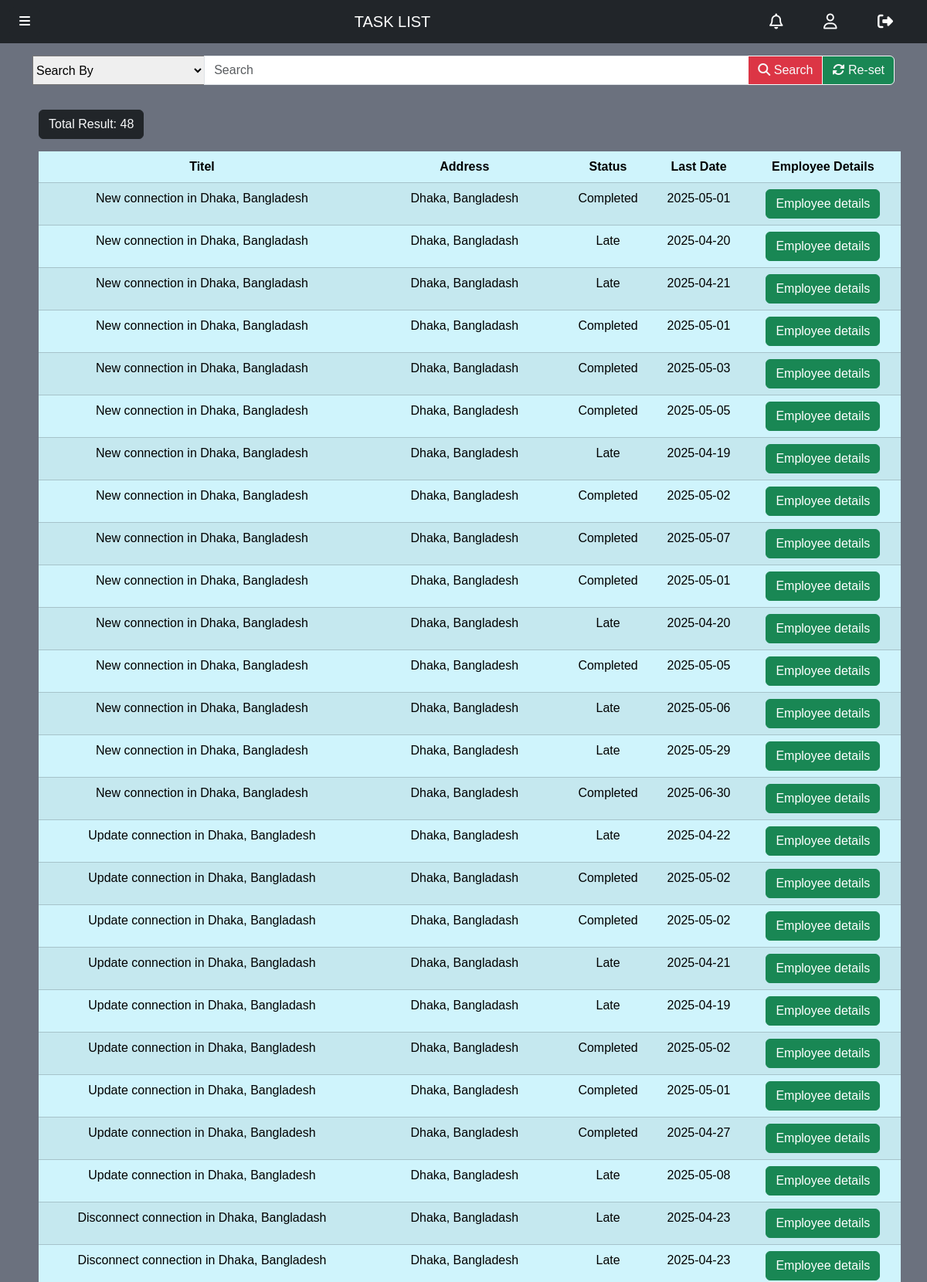
Page /task_reports.php (signed in, upper part) on the committed database.
### tables this page shows
CREATE TABLE `task` (
  `id` varchar(50) NOT NULL,
  `name` varchar(100) DEFAULT NULL,
  `address` varchar(100) DEFAULT NULL,
  `start` date NOT NULL,
  `end` date NOT NULL,
  `state` text DEFAULT NULL,
  `employee_id` varchar(50) DEFAULT NULL,
  `details` text DEFAULT NULL,
  `task_ref` varchar(50) DEFAULT NULL,
  `completed_at` datetime DEFAULT NULL
);

### task_reports.php (the view, shortened to what this page needs)
<!DOCTYPE html>
<html lang="en">
<head>
    <?php include '_link_common.php'; ?>
    <link rel="stylesheet" href="footer.css">
    <link rel="stylesheet" href="navbar.css">
</head>
<body>
    <?php
        require '_nav_admin.php';
    ?>
    <div class="container my-3">
        <form method="get">
            <div class="input-group">
                <select class="search-select" name="key" style="width: 20%;">
                    <option value="all" selected>Search By</option>
                </select>
                <input type="text" class="form-control" name="word" placeholder="Search">
                <button class="btn btn-danger btn-outline-light" name="search" type="submit"><i class="fa-solid fa-magnifying-glass"></i></i> Search</button>
                <button class="btn btn-success btn-outline-light" name="reset" type="submit"><i class="fa-solid fa-rotate"></i></i> Re-set</button>
            </div>
        </form>
    </div>
    <?php
        if(isset($key) && isset($word)){
            if($key=="all" && $word==""){
                $find_task_sql = "SELECT * FROM `task`";
            } else if($key=="all" && $word!=""){
                $find_task_sql = "SELECT * FROM `task` WHERE CONCAT(name, address, state) LIKE '%$word%'";
            } else if($key=="title" && $word!=""){
                $find_task_sql = "SELECT * FROM `task` WHERE `name` LIKE '%$word%'";
            } else if($key=="address" && $word!=""){
                $find_task_sql = "SELECT * FROM `task` WHERE `address` LIKE '%$word%'";
            } else if($key=="status" && $word!=""){
                $find_task_sql = "SELECT * FROM `task` WHERE `state` LIKE '%$word%'";
            }
        } else {$find_task_sql = "SELECT * FROM `task`";}
        require '_database_connect.php';
        $find_task = mysqli_query($connect, $find_task_sql);
        $total_task = mysqli_num_rows($find_task);
        if($total_task>0){
            echo "
            <div class='container overflow-x-scroll mt-4'>
                <div class='num_of_res text-light btn btn-dark m-2'>
                    <h7 class='pt-2'>Total Result: $total_task</h7>
                </div>
                <table class='table table-info table-striped table-hover m-2 p-2 text-center'>
                    <thead>
                        <tr>
                            <th>Titel</th>
                            <th>Address</th>
                            <th>Status</th>
                            <th>Last Date</th>
                            <th>Employee Details</th>
                        </tr>
                    </thead>
                    <tbody>";
                for($i=0; $i<$total_task; $i++){
                    $task = mysqli_fetch_assoc($find_task);
                    echo"<tr>
                            <td>$task[name]</td>
                            <td>$task[address]</td>
                            <td>$task[state]</td>
                            <td>$task[end]</td>
                            <td>
                                <form method='post'>
                                    <input class='visually-hidden' type='text' name='em_id' value='$task[employee_id]'</input>
                                    <button class='btn btn-success' type='submit' name='details'>Employee details</button>
                                </form>
                            </td>
                        </tr>";
                }
                echo"
                    </tbody>
                </table>
            </div>";
        }
    ?>
</body>
</html>

### variables.css (style rules this page uses)
:root { --carousel-btn-color: aqua; --body-background-color: #6B717E; --login-box-width: 400px; --login-box-height: 500px; --registration-box-width: 400px; --registration-box-height: 850px; }

### all_body.css (style rules this page uses)
* { font-family: Arial, Helvetica, sans-serif; }
body { width: 100%; margin: 0; background-color: var(--body-background-color); }
html { scroll-behavior: smooth; }

### footer.css (style rules this page uses)
:root { --footer-back: black; }

### rows in the picture
task: name "New connection in Dhaka, Bangladesh", address "Dhaka, Bangladesh", state "Completed", end "2025-05-01"
task: name "New connection in Dhaka, Bangladash", address "Dhaka, Bangladash", state "Late", end "2025-04-20"
task: name "New connection in Dhaka, Bangladash", address "Dhaka, Bangladash", state "Late", end "2025-04-21"
task: name "New connection in Dhaka, Bangladash", address "Dhaka, Bangladash", state "Completed", end "2025-05-01"
task: name "New connection in Dhaka, Bangladash", address "Dhaka, Bangladash", state "Completed", end "2025-05-03"
task: name "New connection in Dhaka, Bangladesh", address "Dhaka, Bangladesh", state "Completed", end "2025-05-05"
task: name "New connection in Dhaka, Bangladesh", address "Dhaka, Bangladesh", state "Late", end "2025-04-19"
task: name "New connection in Dhaka, Bangladesh", address "Dhaka, Bangladesh", state "Completed", end "2025-05-02"
task: name "New connection in Dhaka, Bangladesh", address "Dhaka, Bangladesh", state "Completed", end "2025-05-07"
task: name "New connection in Dhaka, Bangladesh", address "Dhaka, Bangladesh", state "Completed", end "2025-05-01"
task: name "New connection in Dhaka, Bangladesh", address "Dhaka, Bangladesh", state "Late", end "2025-04-20"
task: name "New connection in Dhaka, Bangladesh", address "Dhaka, Bangladesh", state "Completed", end "2025-05-05"
task: name "New connection in Dhaka, Bangladesh", address "Dhaka, Bangladesh", state "Late", end "2025-05-06"
task: name "New connection in Dhaka, Bangladesh", address "Dhaka, Bangladesh", state "Late", end "2025-05-29"
task: name "New connection in Dhaka, Bangladesh", address "Dhaka, Bangladesh", state "Completed", end "2025-06-30"
task: name "Update connection in Dhaka, Bangladesh", address "Dhaka, Bangladesh", state "Late", end "2025-04-22"
task: name "Update connection in Dhaka, Bangladash", address "Dhaka, Bangladash", state "Completed", end "2025-05-02"
task: name "Update connection in Dhaka, Bangladash", address "Dhaka, Bangladash", state "Completed", end "2025-05-02"
task: name "Update connection in Dhaka, Bangladash", address "Dhaka, Bangladash", state "Late", end "2025-04-21"
task: name "Update connection in Dhaka, Bangladash", address "Dhaka, Bangladash", state "Late", end "2025-04-19"
task: name "Update connection in Dhaka, Bangladesh", address "Dhaka, Bangladesh", state "Completed", end "2025-05-02"
task: name "Update connection in Dhaka, Bangladesh", address "Dhaka, Bangladesh", state "Completed", end "2025-05-01"
task: name "Update connection in Dhaka, Bangladesh", address "Dhaka, Bangladesh", state "Completed", end "2025-04-27"
task: name "Update connection in Dhaka, Bangladesh", address "Dhaka, Bangladesh", state "Late", end "2025-05-08"
task: name "Disconnect connection in Dhaka, Bangladash", address "Dhaka, Bangladash", state "Late", end "2025-04-23"
task: name "Disconnect connection in Dhaka, Bangladesh", address "Dhaka, Bangladesh", state "Late", end "2025-04-23"

### other values in the picture
$page_name "TASK LIST"
$total_task "48"
